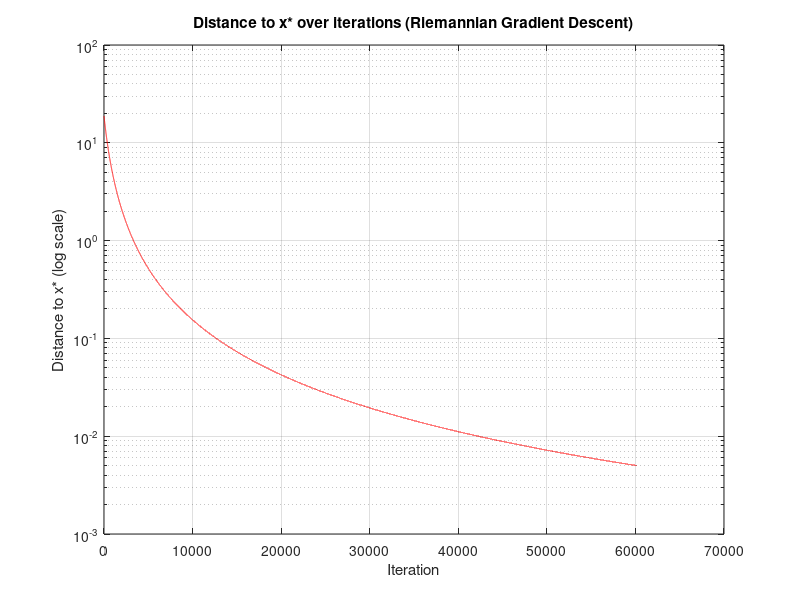

Write the MATLAB code that produced this figure.
function riemannian_gradient_descent_random
    % Parameters
    initial_point = rand(1, 2) * 20 - 10;  % Random initial point in the range [-10, 10]
    x_star = rand(1, 2) * 20 - 10;        % Random target point in the range [-10, 10]
    alpha = 0.001;  % Initial learning rate
    epsilon = 1e-2;
    max_iter = 1000000;
    tolerance = 0;

    % Run Riemannian Gradient Descent
    [converged_point, distances] = RGD(initial_point, x_star, alpha, epsilon, max_iter, tolerance);

    % Print results
    disp('Initial point:');
    disp(initial_point);
    disp('Target point (x*):');
    disp(x_star);
    disp('Converged point:');
    disp(converged_point);
    disp('Final distance to x*:');
    disp(distances(end));

    % Plot distance to x* over iterations in log scale
    figure;
    semilogy(distances, 'r-');  % Only red line without markers
    xlabel('Iteration');
    ylabel('Distance to x* (log scale)');
    title('Distance to x* over iterations (Riemannian Gradient Descent)');
    grid on;

    % Display the values of the unknowns
    fprintf('Initial point: [%.4f, %.4f]\n', initial_point(1), initial_point(2));
    fprintf('Target point (x*): [%.4f, %.4f]\n', x_star(1), x_star(2));
end

function [x_k, distances] = RGD(x0, x_star, alpha, epsilon, max_iter, tolerance)
    % Helper functions
    compute_gradient = @(x) 2 * (x - x_star);
    retraction = @(x, v) x + v;
    distance = @(x, y) norm(x - y);
    
    k = 0;
    x_k = x0;
    distances = distance(x_k, x_star);
    initial_alpha = alpha;
    
    while k < max_iter
        g_mu = compute_gradient(x_k);
        alpha = initial_alpha / (1 + 0.001 * k);  % Gradually decreasing learning rate
        x_k1 = retraction(x_k, -alpha * g_mu);
        
        distances = [distances; distance(x_k1, x_star)];
        
        if norm(g_mu) < epsilon
            fprintf('Stopping criterion met at iteration %d: gradient norm < epsilon\n', k);
            break;
        end
        
        if distances(end) < tolerance
            fprintf('Stopping criterion met at iteration %d: distance to x* is below tolerance\n', k);
            break;
        end
        
        x_k = x_k1;
        k = k + 1;
    end
end
